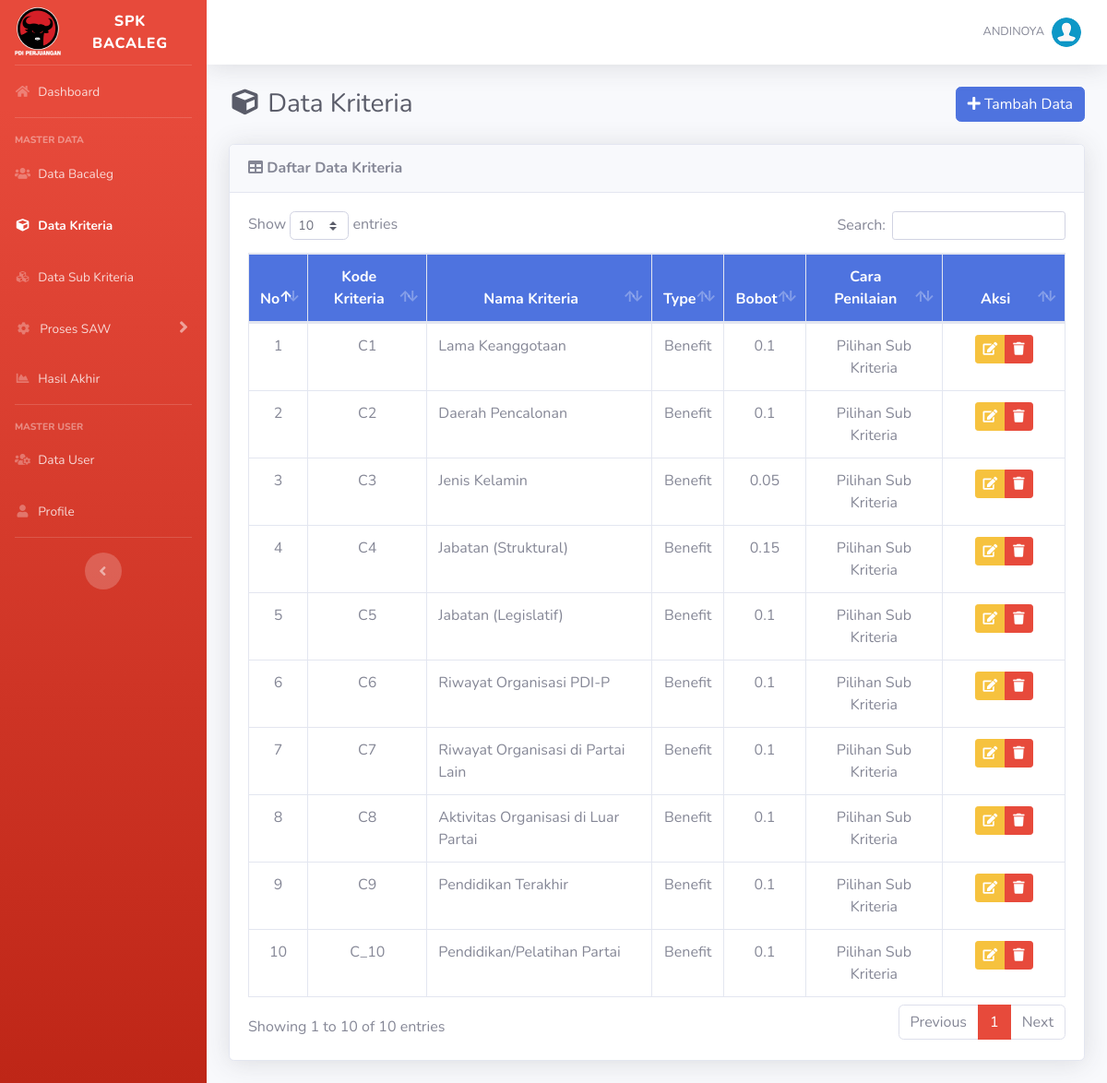
The page /list-kriteria.php (signed in) on the database its author committed.
### tables this page shows
CREATE TABLE `kriteria` (
  `id_kriteria` int(11) NOT NULL,
  `kode_kriteria` varchar(255) NOT NULL,
  `kriteria` varchar(50) NOT NULL,
  `type` enum('Benefit','Cost') NOT NULL,
  `bobot` float NOT NULL,
  `ada_pilihan` tinyint(1) DEFAULT NULL
);

### list-kriteria.php (the view, shortened to what this page needs)
<?php
require_once('includes/init.php');
require_once('template/header.php');
?>
<div class="d-sm-flex align-items-center justify-content-between mb-4">
	<h1 class="h3 mb-0 text-gray-800"><i class="fas fa-fw fa-cube"></i> Data Kriteria</h1>
	<a href="tambah-kriteria.php" class="btn btn-primary"> <i class="fa fa-plus"></i> Tambah Data </a>
</div>
<div class="card shadow mb-4">
	<div class="card-header py-3">
		<h6 class="m-0 font-weight-bold"><i class="fa fa-table"></i> Daftar Data Kriteria</h6>
	</div>
	<div class="card-body">
		<div class="table-responsive">
			<table class="table table-bordered" id="dataTable" width="100%" cellspacing="0">
				<thead class="bg-primary text-white">
					<tr align="center">
						<th>No</th>
						<th>Kode Kriteria</th>
						<th>Nama Kriteria</th>
						<th>Type</th>
						<th>Bobot</th>
						<th>Cara Penilaian</th>
						<th width="15%">Aksi</th>
					</tr>
				</thead>
				<tbody>
					<?php
					$no = 1;
					$query = mysqli_query($koneksi, "SELECT * FROM kriteria ORDER BY kode_kriteria ASC");
					while ($data = mysqli_fetch_array($query)) :
					?>
						<tr align="center">
							<td><?php echo $no; ?></td>
							<td><?php echo $data['kode_kriteria']; ?></td>
							<td align="left"><?php echo $data['kriteria']; ?></td>
							<td><?php echo $data['type']; ?></td>
							<td><?php echo $data['bobot']; ?></td>
							<td><?php echo ($data['ada_pilihan']) ? 'Pilihan Sub Kriteria' : 'Input Langsung'; ?></td>
							<td>
								<div class="btn-group" role="group">
									<a data-toggle="tooltip" data-placement="bottom" title="Edit Data" href="edit-kriteria.php?id=<?php echo $data['id_kriteria']; ?>" class="btn btn-warning btn-sm"><i class="fa fa-edit"></i></a>
									<a data-toggle="tooltip" data-placement="bottom" title="Hapus Data" href="hapus-kriteria.php?id=<?php echo $data['id_kriteria']; ?>" onclick="return confirm ('Apakah anda yakin untuk meghapus data ini')" class="btn btn-danger btn-sm"><i class="fa fa-trash"></i></a>
								</div>
							</td>
						</tr>
					<?php
						$no++;
					endwhile; ?>
				</tbody>
			</table>
		</div>
	</div>
</div>
<?php
require_once('template/footer.php');
?>

### rows shown on the page
kriteria: kode_kriteria "C1", kriteria "Lama Keanggotaan", type "Benefit", bobot "0.1", ada_pilihan "Pilihan Sub Kriteria"
kriteria: kode_kriteria "C2", kriteria "Daerah Pencalonan", type "Benefit", bobot "0.1", ada_pilihan "Pilihan Sub Kriteria"
kriteria: kode_kriteria "C3", kriteria "Jenis Kelamin", type "Benefit", bobot "0.05", ada_pilihan "Pilihan Sub Kriteria"
kriteria: kode_kriteria "C4", kriteria "Jabatan (Struktural)", type "Benefit", bobot "0.15", ada_pilihan "Pilihan Sub Kriteria"
kriteria: kode_kriteria "C5", kriteria "Jabatan (Legislatif)", type "Benefit", bobot "0.1", ada_pilihan "Pilihan Sub Kriteria"
kriteria: kode_kriteria "C6", kriteria "Riwayat Organisasi PDI-P", type "Benefit", bobot "0.1", ada_pilihan "Pilihan Sub Kriteria"
kriteria: kode_kriteria "C7", kriteria "Riwayat Organisasi di Partai Lain", type "Benefit", bobot "0.1", ada_pilihan "Pilihan Sub Kriteria"
kriteria: kode_kriteria "C8", kriteria "Aktivitas Organisasi di Luar Partai", type "Benefit", bobot "0.1", ada_pilihan "Pilihan Sub Kriteria"
kriteria: kode_kriteria "C9", kriteria "Pendidikan Terakhir", type "Benefit", bobot "0.1", ada_pilihan "Pilihan Sub Kriteria"
kriteria: kode_kriteria "C_10", kriteria "Pendidikan/Pelatihan Partai", type "Benefit", bobot "0.1", ada_pilihan "Pilihan Sub Kriteria"

### other values the page prints
$_SESSION['username'] "ANDINOYA"
